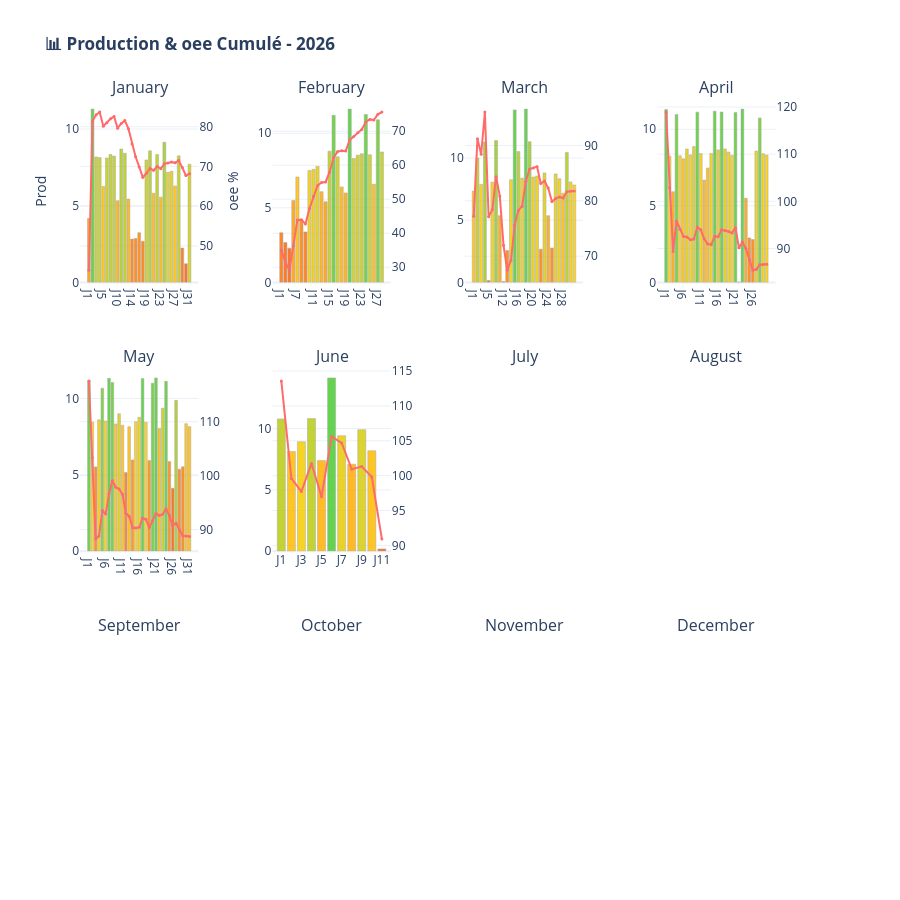

The cell this chart's notebook holds for it:
### Code cell
dashboard.plot_histogramme_annuee(annea=2026, nom_produit='Ester')

### Figure 1 — Plotly figure (JSON) as saved in the notebook; plotly's stock layout.template omitted (floating-point values rounded to 4 significant figures)
{"data": [{"hovertemplate": "<b>%{x}</b><br>Prod: %{y:.1f}<extra></extra>", "marker": {"color": ["rgba(255, 148, 0, 0.85)", "rgba(76, 204, 50, 0.85)", "rgba(191, 204, 17, 0.85)", "rgba(193, 204, 17, 0.85)", "rgba(255, 187, 0, 0.85)", "rgba(194, 204, 17, 0.85)", "rgba(186, 204, 19, 0.85)", "rgba(189, 204, 18, 0.85)", "rgba(255, 170, 0, 0.85)", "rgba(172, 204, 23, 0.85)", "rgba(182, 204, 20, 0.85)", "rgba(255, 172, 0, 0.85)", "rgba(255, 122, 0, 0.85)", "rgba(255, 123, 0, 0.85)", "rgba(255, 130, 0, 0.85)", "rgba(255, 119, 0, 0.85)", "rgba(199, 204, 15, 0.85)", "rgba(176, 204, 21, 0.85)", "rgba(255, 179, 0, 0.85)", "rgba(185, 204, 19, 0.85)", "rgba(255, 174, 0, 0.85)", "rgba(156, 204, 27, 0.85)", "rgba(228, 204, 7, 0.85)", "rgba(226, 204, 7, 0.85)", "rgba(255, 188, 0, 0.85)", "rgba(189, 204, 18, 0.85)", "rgba(255, 111, 0, 0.85)", "rgba(255, 92, 0, 0.85)", "rgba(209, 204, 12, 0.85)"], "line": {"color": "darkgray", "width": 0.5}}, "name": "Prod", "showlegend": false, "text": ["4", "11", "8", "8", "6", "8", "8", "8", "5", "9", "8", "5", "3", "3", "3", "3", "8", "9", "6", "8", "6", "9", "7", "7", "6", "8", "2", "1", "8"], "textposition": "none", "type": "bar", "x": ["J1", "J2", "J3", "J4", "J5", "J6", "J7", "J8", "J10", "J11", "J12", "J13", "J14", "J15", "J16", "J18", "J19", "J20", "J21", "J22", "J23", "J24", "J25", "J26", "J27", "J28", "J29", "J30", "J31"], "xaxis": "x", "y": [4.167, 11.3, 8.185, 8.141, 6.259, 8.117, 8.34, 8.239, 5.331, 8.698, 8.424, 5.431, 2.823, 2.862, 3.243, 2.682, 7.985, 8.584, 5.814, 8.344, 5.56, 9.143, 7.184, 7.245, 6.285, 8.252, 2.235, 1.218, 7.708], "yaxis": "y"}, {"hovertemplate": "<b>%{x}</b><br>oee: %{y:.0f}%<extra></extra>", "line": {"color": "#FF6B6B", "width": 2}, "marker": {"color": "#FF6B6B", "size": 3}, "mode": "lines+markers", "name": "oee", "showlegend": false, "type": "scatter", "x": ["J1", "J2", "J3", "J4", "J5", "J6", "J7", "J8", "J10", "J11", "J12", "J13", "J14", "J15", "J16", "J18", "J19", "J20", "J21", "J22", "J23", "J24", "J25", "J26", "J27", "J28", "J29", "J30", "J31"], "xaxis": "x", "y": [43.87, 81.41, 82.99, 83.67, 80.11, 81.0, 81.97, 82.56, 79.63, 80.82, 81.53, 79.5, 75.67, 72.42, 69.87, 67.27, 68.25, 69.48, 69.05, 69.98, 69.44, 70.66, 70.87, 71.1, 70.9, 71.51, 69.74, 67.7, 68.17], "yaxis": "y2"}, {"hovertemplate": "<b>%{x}</b><br>Prod: %{y:.1f}<extra></extra>", "marker": {"color": ["rgba(255, 113, 0, 0.85)", "rgba(255, 99, 0, 0.85)", "rgba(255, 92, 0, 0.85)", "rgba(255, 157, 0, 0.85)", "rgba(255, 189, 0, 0.85)", "rgba(255, 130, 0, 0.85)", "rgba(255, 114, 0, 0.85)", "rgba(242, 204, 3, 0.85)", "rgba(239, 204, 4, 0.85)", "rgba(230, 204, 6, 0.85)", "rgba(255, 169, 0, 0.85)", "rgba(255, 155, 0, 0.85)", "rgba(189, 204, 18, 0.85)", "rgba(93, 204, 45, 0.85)", "rgba(204, 204, 14, 0.85)", "rgba(255, 175, 0, 0.85)", "rgba(255, 167, 0, 0.85)", "rgba(76, 204, 50, 0.85)", "rgba(209, 204, 12, 0.85)", "rgba(200, 204, 15, 0.85)", "rgba(197, 204, 16, 0.85)", "rgba(90, 204, 45, 0.85)", "rgba(199, 204, 15, 0.85)", "rgba(255, 179, 0, 0.85)", "rgba(105, 204, 41, 0.85)", "rgba(192, 204, 17, 0.85)"], "line": {"color": "darkgray", "width": 0.5}}, "name": "Prod", "showlegend": false, "text": ["3", "3", "2", "5", "7", "4", "3", "7", "8", "8", "6", "5", "9", "11", "8", "6", "6", "12", "8", "9", "9", "11", "9", "7", "11", "9"], "textposition": "none", "type": "bar", "x": ["J1", "J2", "J3", "J6", "J7", "J8", "J9", "J10", "J11", "J12", "J13", "J14", "J15", "J16", "J17", "J18", "J19", "J20", "J21", "J22", "J23", "J24", "J25", "J26", "J27", "J28"], "xaxis": "x2", "y": [3.331, 2.67, 2.297, 5.498, 7.063, 4.185, 3.384, 7.499, 7.578, 7.783, 6.08, 5.402, 8.798, 11.2, 8.423, 6.399, 5.998, 11.62, 8.307, 8.531, 8.62, 11.26, 8.557, 6.58, 10.9, 8.743], "yaxis": "y3"}, {"hovertemplate": "<b>%{x}</b><br>oee: %{y:.0f}%<extra></extra>", "line": {"color": "#FF6B6B", "width": 2}, "marker": {"color": "#FF6B6B", "size": 3}, "mode": "lines+markers", "name": "oee", "showlegend": false, "type": "scatter", "x": ["J1", "J2", "J3", "J6", "J7", "J8", "J9", "J10", "J11", "J12", "J13", "J14", "J15", "J16", "J17", "J18", "J19", "J20", "J21", "J22", "J23", "J24", "J25", "J26", "J27", "J28"], "xaxis": "x2", "y": [35.06, 31.58, 29.11, 36.3, 43.91, 43.93, 42.75, 47.27, 50.88, 53.99, 54.9, 55.06, 57.95, 62.23, 63.99, 64.2, 64.14, 67.37, 68.43, 69.5, 70.51, 72.69, 73.44, 73.27, 74.93, 75.59], "yaxis": "y4"}, {"hovertemplate": "<b>%{x}</b><br>Prod: %{y:.1f}<extra></extra>", "marker": {"color": ["rgba(255, 186, 0, 0.85)", "rgba(190, 204, 18, 0.85)", "rgba(251, 204, 0, 0.85)", "rgba(153, 204, 28, 0.85)", "rgba(255, 93, 0, 0.85)", "rgba(246, 204, 2, 0.85)", "rgba(149, 204, 29, 0.85)", "rgba(255, 160, 0, 0.85)", "rgba(255, 92, 0, 0.85)", "rgba(255, 124, 0, 0.85)", "rgba(240, 204, 3, 0.85)", "rgba(78, 204, 49, 0.85)", "rgba(175, 204, 22, 0.85)", "rgba(237, 204, 4, 0.85)", "rgba(76, 204, 50, 0.85)", "rgba(152, 204, 28, 0.85)", "rgba(234, 204, 5, 0.85)", "rgba(232, 204, 6, 0.85)", "rgba(255, 125, 0, 0.85)", "rgba(225, 204, 8, 0.85)", "rgba(255, 160, 0, 0.85)", "rgba(255, 127, 0, 0.85)", "rgba(227, 204, 7, 0.85)", "rgba(238, 204, 4, 0.85)", "rgba(255, 184, 0, 0.85)", "rgba(177, 204, 21, 0.85)", "rgba(246, 204, 2, 0.85)", "rgba(253, 204, 0, 0.85)"], "line": {"color": "darkgray", "width": 0.5}}, "name": "Prod", "showlegend": false, "text": ["7", "10", "8", "11", "0", "8", "11", "5", "0", "3", "8", "14", "11", "8", "14", "11", "8", "9", "3", "9", "5", "3", "9", "8", "7", "10", "8", "8"], "textposition": "none", "type": "bar", "x": ["J1", "J2", "J3", "J4", "J5", "J6", "J7", "J8", "J12", "J13", "J14", "J15", "J16", "J17", "J18", "J19", "J20", "J21", "J22", "J23", "J24", "J25", "J26", "J27", "J28", "J29", "J30", "J31"], "xaxis": "x3", "y": [7.337, 9.989, 7.876, 11.28, 0.1545, 8.057, 11.4, 5.365, 0.06962, 2.556, 8.257, 13.86, 10.51, 8.38, 13.92, 11.3, 8.471, 8.552, 2.671, 8.798, 5.359, 2.77, 8.716, 8.33, 7.173, 10.43, 8.077, 7.833], "yaxis": "y5"}, {"hovertemplate": "<b>%{x}</b><br>oee: %{y:.0f}%<extra></extra>", "line": {"color": "#FF6B6B", "width": 2}, "marker": {"color": "#FF6B6B", "size": 3}, "mode": "lines+markers", "name": "oee", "showlegend": false, "type": "scatter", "x": ["J1", "J2", "J3", "J4", "J5", "J6", "J7", "J8", "J12", "J13", "J14", "J15", "J16", "J17", "J18", "J19", "J20", "J21", "J22", "J23", "J24", "J25", "J26", "J27", "J28", "J29", "J30", "J31"], "xaxis": "x3", "y": [77.23, 91.19, 88.43, 96.01, 77.13, 78.41, 84.36, 80.87, 71.97, 67.46, 69.23, 75.62, 78.32, 79.02, 83.53, 85.74, 85.94, 86.17, 83.11, 83.59, 82.3, 79.88, 80.4, 80.7, 80.49, 81.62, 81.75, 81.77], "yaxis": "y6"}, {"hovertemplate": "<b>%{x}</b><br>Prod: %{y:.1f}<extra></extra>", "marker": {"color": ["rgba(77, 204, 49, 0.85)", "rgba(254, 204, 0, 0.85)", "rgba(255, 163, 0, 0.85)", "rgba(97, 204, 44, 0.85)", "rgba(253, 204, 0, 0.85)", "rgba(255, 190, 0, 0.85)", "rgba(227, 204, 7, 0.85)", "rgba(249, 204, 1, 0.85)", "rgba(217, 204, 10, 0.85)", "rgba(88, 204, 46, 0.85)", "rgba(244, 204, 2, 0.85)", "rgba(255, 173, 0, 0.85)", "rgba(255, 182, 0, 0.85)", "rgba(243, 204, 3, 0.85)", "rgba(84, 204, 47, 0.85)", "rgba(230, 204, 6, 0.85)", "rgba(87, 204, 46, 0.85)", "rgba(226, 204, 7, 0.85)", "rgba(238, 204, 4, 0.85)", "rgba(251, 204, 1, 0.85)", "rgba(89, 204, 46, 0.85)", "rgba(255, 92, 0, 0.85)", "rgba(76, 204, 50, 0.85)", "rgba(255, 158, 0, 0.85)", "rgba(255, 127, 0, 0.85)", "rgba(255, 125, 0, 0.85)", "rgba(235, 204, 5, 0.85)", "rgba(109, 204, 40, 0.85)", "rgba(245, 204, 2, 0.85)", "rgba(250, 204, 1, 0.85)"], "line": {"color": "darkgray", "width": 0.5}}, "name": "Prod", "showlegend": false, "text": ["11", "8", "6", "11", "8", "8", "9", "8", "9", "11", "8", "7", "7", "8", "11", "9", "11", "9", "9", "8", "11", "0", "11", "5", "3", "3", "9", "11", "8", "8"], "textposition": "none", "type": "bar", "x": ["J1", "J2", "J3", "J4", "J5", "J6", "J7", "J8", "J9", "J10", "J11", "J12", "J13", "J14", "J15", "J16", "J17", "J18", "J19", "J20", "J21", "J22", "J23", "J24", "J25", "J26", "J27", "J28", "J29", "J30"], "xaxis": "x4", "y": [11.3, 8.247, 5.923, 10.96, 8.265, 8.068, 8.713, 8.327, 8.875, 11.12, 8.412, 6.684, 7.467, 8.426, 11.18, 8.656, 11.13, 8.717, 8.518, 8.298, 11.1, 0.02586, 11.32, 5.499, 2.906, 2.8, 8.577, 10.74, 8.402, 8.315], "yaxis": "y7"}, {"hovertemplate": "<b>%{x}</b><br>oee: %{y:.0f}%<extra></extra>", "line": {"color": "#FF6B6B", "width": 2}, "marker": {"color": "#FF6B6B", "size": 3}, "mode": "lines+markers", "name": "oee", "showlegend": false, "type": "scatter", "x": ["J1", "J2", "J3", "J4", "J5", "J6", "J7", "J8", "J9", "J10", "J11", "J12", "J13", "J14", "J15", "J16", "J17", "J18", "J19", "J20", "J21", "J22", "J23", "J24", "J25", "J26", "J27", "J28", "J29", "J30"], "xaxis": "x4", "y": [118.9, 102.9, 89.35, 95.86, 94.08, 92.56, 92.44, 91.84, 92.01, 94.52, 93.97, 92.01, 90.97, 90.81, 92.61, 92.51, 93.96, 93.84, 93.62, 93.31, 94.42, 90.14, 91.41, 90.01, 87.63, 85.39, 85.58, 86.56, 86.62, 86.65], "yaxis": "y8"}, {"hovertemplate": "<b>%{x}</b><br>Prod: %{y:.1f}<extra></extra>", "marker": {"color": ["rgba(87, 204, 46, 0.85)", "rgba(253, 204, 0, 0.85)", "rgba(255, 124, 0, 0.85)", "rgba(244, 204, 2, 0.85)", "rgba(117, 204, 38, 0.85)", "rgba(249, 204, 1, 0.85)", "rgba(78, 204, 49, 0.85)", "rgba(94, 204, 44, 0.85)", "rgba(255, 189, 0, 0.85)", "rgba(219, 204, 9, 0.85)", "rgba(255, 187, 0, 0.85)", "rgba(255, 116, 0, 0.85)", "rgba(255, 185, 0, 0.85)", "rgba(255, 135, 0, 0.85)", "rgba(252, 204, 0, 0.85)", "rgba(234, 204, 5, 0.85)", "rgba(79, 204, 49, 0.85)", "rgba(254, 204, 0, 0.85)", "rgba(255, 134, 0, 0.85)", "rgba(97, 204, 44, 0.85)", "rgba(76, 204, 50, 0.85)", "rgba(255, 182, 0, 0.85)", "rgba(197, 204, 16, 0.85)", "rgba(90, 204, 46, 0.85)", "rgba(255, 132, 0, 0.85)", "rgba(255, 92, 0, 0.85)", "rgba(166, 204, 24, 0.85)", "rgba(255, 121, 0, 0.85)", "rgba(255, 124, 0, 0.85)", "rgba(255, 190, 0, 0.85)", "rgba(255, 185, 0, 0.85)"], "line": {"color": "darkgray", "width": 0.5}}, "name": "Prod", "showlegend": false, "text": ["11", "8", "6", "9", "11", "9", "11", "11", "8", "9", "8", "5", "8", "6", "8", "9", "11", "8", "6", "11", "11", "8", "9", "11", "6", "4", "10", "5", "6", "8", "8"], "textposition": "none", "type": "bar", "x": ["J1", "J2", "J3", "J4", "J5", "J6", "J7", "J8", "J9", "J10", "J11", "J12", "J13", "J14", "J15", "J16", "J17", "J18", "J19", "J20", "J21", "J22", "J23", "J24", "J25", "J26", "J27", "J28", "J29", "J30", "J31"], "xaxis": "x5", "y": [11.17, 8.459, 5.519, 8.604, 10.67, 8.525, 11.32, 11.06, 8.335, 9.006, 8.252, 5.157, 8.156, 5.98, 8.478, 8.767, 11.3, 8.444, 5.935, 11.01, 11.35, 8.039, 9.367, 11.13, 5.88, 4.115, 9.882, 5.373, 5.532, 8.353, 8.158], "yaxis": "y9"}, {"hovertemplate": "<b>%{x}</b><br>oee: %{y:.0f}%<extra></extra>", "line": {"color": "#FF6B6B", "width": 2}, "marker": {"color": "#FF6B6B", "size": 3}, "mode": "lines+markers", "name": "oee", "showlegend": false, "type": "scatter", "x": ["J1", "J2", "J3", "J4", "J5", "J6", "J7", "J8", "J9", "J10", "J11", "J12", "J13", "J14", "J15", "J16", "J17", "J18", "J19", "J20", "J21", "J22", "J23", "J24", "J25", "J26", "J27", "J28", "J29", "J30", "J31"], "xaxis": "x5", "y": [117.6, 103.3, 88.24, 88.82, 93.53, 92.9, 96.65, 99.12, 97.85, 97.55, 96.58, 93.05, 92.5, 90.39, 90.31, 90.44, 92.11, 91.93, 90.38, 91.66, 92.98, 92.6, 92.86, 93.87, 92.59, 90.7, 91.19, 89.95, 88.86, 88.83, 88.73], "yaxis": "y10"}, {"hovertemplate": "<b>%{x}</b><br>Prod: %{y:.1f}<extra></extra>", "marker": {"color": ["rgba(185, 204, 19, 0.85)", "rgba(255, 186, 0, 0.85)", "rgba(245, 204, 2, 0.85)", "rgba(184, 204, 19, 0.85)", "rgba(255, 177, 0, 0.85)", "rgba(76, 204, 50, 0.85)", "rgba(229, 204, 7, 0.85)", "rgba(255, 173, 0, 0.85)", "rgba(213, 204, 11, 0.85)", "rgba(255, 186, 0, 0.85)", "rgba(255, 92, 0, 0.85)"], "line": {"color": "darkgray", "width": 0.5}}, "name": "Prod", "showlegend": false, "text": ["11", "8", "9", "11", "7", "14", "9", "7", "10", "8", "0"], "textposition": "none", "type": "bar", "x": ["J1", "J2", "J3", "J4", "J5", "J6", "J7", "J8", "J9", "J10", "J11"], "xaxis": "x6", "y": [10.79, 8.134, 8.927, 10.81, 7.398, 14.13, 9.417, 7.094, 9.91, 8.191, 0.1892], "yaxis": "y11"}, {"hovertemplate": "<b>%{x}</b><br>oee: %{y:.0f}%<extra></extra>", "line": {"color": "#FF6B6B", "width": 2}, "marker": {"color": "#FF6B6B", "size": 3}, "mode": "lines+markers", "name": "oee", "showlegend": false, "type": "scatter", "x": ["J1", "J2", "J3", "J4", "J5", "J6", "J7", "J8", "J9", "J10", "J11"], "xaxis": "x6", "y": [113.6, 99.6, 97.72, 101.7, 96.97, 105.6, 104.7, 100.9, 101.3, 99.8, 90.9], "yaxis": "y12"}], "layout": {"annotations": [{"font": {"size": 16}, "showarrow": false, "text": "January", "x": 0.08, "xanchor": "center", "xref": "paper", "y": 1, "yanchor": "bottom", "yref": "paper"}, {"font": {"size": 16}, "showarrow": false, "text": "February", "x": 0.34, "xanchor": "center", "xref": "paper", "y": 1, "yanchor": "bottom", "yref": "paper"}, {"font": {"size": 16}, "showarrow": false, "text": "March", "x": 0.6, "xanchor": "center", "xref": "paper", "y": 1, "yanchor": "bottom", "yref": "paper"}, {"font": {"size": 16}, "showarrow": false, "text": "April", "x": 0.86, "xanchor": "center", "xref": "paper", "y": 1, "yanchor": "bottom", "yref": "paper"}, {"font": {"size": 16}, "showarrow": false, "text": "May", "x": 0.08, "xanchor": "center", "xref": "paper", "y": 0.6267, "yanchor": "bottom", "yref": "paper"}, {"font": {"size": 16}, "showarrow": false, "text": "June", "x": 0.34, "xanchor": "center", "xref": "paper", "y": 0.6267, "yanchor": "bottom", "yref": "paper"}, {"font": {"size": 16}, "showarrow": false, "text": "July", "x": 0.6, "xanchor": "center", "xref": "paper", "y": 0.6267, "yanchor": "bottom", "yref": "paper"}, {"font": {"size": 16}, "showarrow": false, "text": "August", "x": 0.86, "xanchor": "center", "xref": "paper", "y": 0.6267, "yanchor": "bottom", "yref": "paper"}, {"font": {"size": 16}, "showarrow": false, "text": "September", "x": 0.08, "xanchor": "center", "xref": "paper", "y": 0.2533, "yanchor": "bottom", "yref": "paper"}, {"font": {"size": 16}, "showarrow": false, "text": "October", "x": 0.34, "xanchor": "center", "xref": "paper", "y": 0.2533, "yanchor": "bottom", "yref": "paper"}, {"font": {"size": 16}, "showarrow": false, "text": "November", "x": 0.6, "xanchor": "center", "xref": "paper", "y": 0.2533, "yanchor": "bottom", "yref": "paper"}, {"font": {"size": 16}, "showarrow": false, "text": "December", "x": 0.86, "xanchor": "center", "xref": "paper", "y": 0.2533, "yanchor": "bottom", "yref": "paper"}], "height": 900, "hovermode": "closest", "showlegend": false, "title": {"text": "<b>📊 Production & oee Cumulé - 2026</b>"}, "xaxis": {"anchor": "y", "domain": [0, 0.16]}, "xaxis10": {"anchor": "y19", "domain": [0.26, 0.42]}, "xaxis11": {"anchor": "y21", "domain": [0.52, 0.68]}, "xaxis12": {"anchor": "y23", "domain": [0.78, 0.94]}, "xaxis2": {"anchor": "y3", "domain": [0.26, 0.42]}, "xaxis3": {"anchor": "y5", "domain": [0.52, 0.68]}, "xaxis4": {"anchor": "y7", "domain": [0.78, 0.94]}, "xaxis5": {"anchor": "y9", "domain": [0, 0.16]}, "xaxis6": {"anchor": "y11", "domain": [0.26, 0.42]}, "xaxis7": {"anchor": "y13", "domain": [0.52, 0.68]}, "xaxis8": {"anchor": "y15", "domain": [0.78, 0.94]}, "xaxis9": {"anchor": "y17", "domain": [0, 0.16]}, "yaxis": {"anchor": "x", "domain": [0.7467, 1], "title": {"text": "Prod"}}, "yaxis10": {"anchor": "x5", "overlaying": "y9", "side": "right"}, "yaxis11": {"anchor": "x6", "domain": [0.3733, 0.6267]}, "yaxis12": {"anchor": "x6", "overlaying": "y11", "side": "right"}, "yaxis13": {"anchor": "x7", "domain": [0.3733, 0.6267]}, "yaxis14": {"anchor": "x7", "overlaying": "y13", "side": "right"}, "yaxis15": {"anchor": "x8", "domain": [0.3733, 0.6267]}, "yaxis16": {"anchor": "x8", "overlaying": "y15", "side": "right"}, "yaxis17": {"anchor": "x9", "domain": [0, 0.2533]}, "yaxis18": {"anchor": "x9", "overlaying": "y17", "side": "right"}, "yaxis19": {"anchor": "x10", "domain": [0, 0.2533]}, "yaxis2": {"anchor": "x", "overlaying": "y", "side": "right", "title": {"text": "oee %"}}, "yaxis20": {"anchor": "x10", "overlaying": "y19", "side": "right"}, "yaxis21": {"anchor": "x11", "domain": [0, 0.2533]}, "yaxis22": {"anchor": "x11", "overlaying": "y21", "side": "right"}, "yaxis23": {"anchor": "x12", "domain": [0, 0.2533]}, "yaxis24": {"anchor": "x12", "overlaying": "y23", "side": "right"}, "yaxis3": {"anchor": "x2", "domain": [0.7467, 1]}, "yaxis4": {"anchor": "x2", "overlaying": "y3", "side": "right"}, "yaxis5": {"anchor": "x3", "domain": [0.7467, 1]}, "yaxis6": {"anchor": "x3", "overlaying": "y5", "side": "right"}, "yaxis7": {"anchor": "x4", "domain": [0.7467, 1]}, "yaxis8": {"anchor": "x4", "overlaying": "y7", "side": "right"}, "yaxis9": {"anchor": "x5", "domain": [0.3733, 0.6267]}}}
